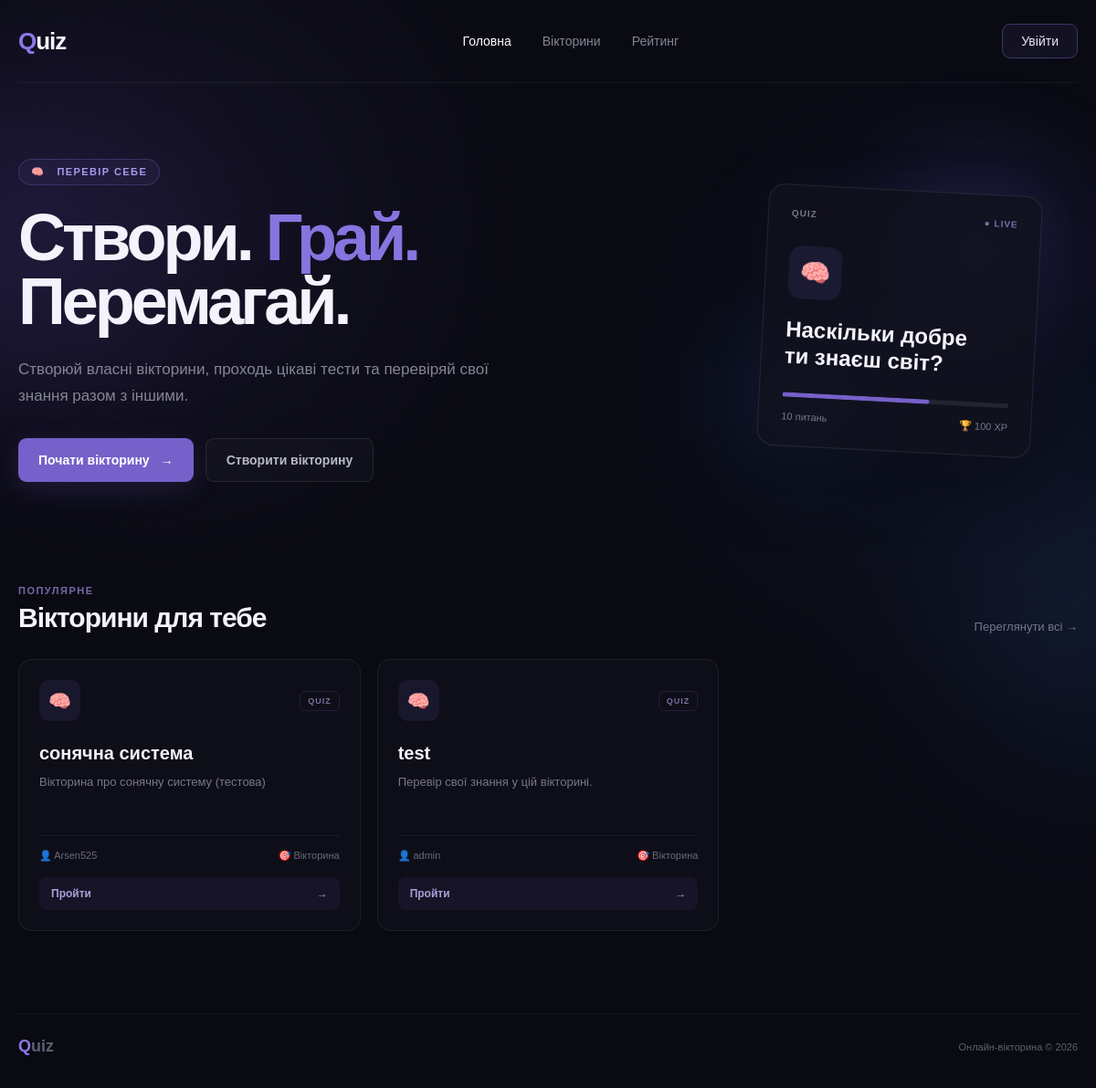
Screenshot of /quizzes/ with the database file from the repository.
### quiz/models.py (models this page shows, shortened)
class Quiz(models.Model):
    title = models.CharField(max_length=200)
    description = models.TextField(blank=True)
    author = models.ForeignKey(
        User,
        on_delete=models.CASCADE,
        related_name='quizzes'
    )
    invitation_code = models.CharField(max_length=20, unique=True)
    created_at = models.DateTimeField(auto_now_add=True)

### quiz/views.py (the view)
# urls.py: path('quizzes/', all_quizzes, name='all_quizzes'),
def all_quizzes(request):
    quizzes = Quiz.objects.all().order_by('-created_at')
    return render(request, 'quiz_list.html', {
        'quizzes': quizzes
    })

### templates/quiz_list.html (shortened to what this page needs)
{% extends 'base.html' %}
{% block content %}
<header class="navbar">
    <a href="/" class="logo">
        <span>Q</span>uiz
    </a>
    <nav>
        <a href="/" class="active">Головна</a>
        <a href="{% url 'all_quizzes' %}">Вікторини</a>
        <a href="#">Рейтинг</a>
    </nav>
    {% if user.is_authenticated %}
    <div class="profile-menu">
        <button class="profile-button" type="button">
            <span class="profile-icon">👤</span>
            <span>{{ user.username }}</span>
            <span class="profile-arrow">⌄</span>
        </button>
        <div class="profile-dropdown">
        <a href="{% url 'profile' %}">
            👤 Мій профіль
        </a>
        <a href="{% url 'my_quizzes' %}">
            🧠 Мої вікторини
        </a>
        <a href="{% url 'profile_settings' %}">
            ⚙️ Налаштування
        </a>>
        <div class="profile-divider"></div>
        <form method="POST" action="{% url 'logout' %}">
            {% csrf_token %}
            <button type="submit" class="profile-logout">
                🚪 Вийти
            </button>
        </form>
    </div>
{% else %}
    <a href="{% url 'login' %}" class="login-btn">Увійти</a>
{% endif %}
</header>
<main>
    <section class="hero">
        <div class="hero-content">
            <div class="badge">
                🧠 &nbsp; ПЕРЕВІР СЕБЕ
            </div>
            <h1>
                Створи.
                <span>Грай.</span>
                Перемагай.
            </h1>
            <p>
                Створюй власні вікторини, проходь цікаві тести
                та перевіряй свої знання разом з іншими.
            </p>
            <div class="hero-buttons">
                <a href="#" class="main-btn">
                    Почати вікторину
                    <span>→</span>
                </a>
                <a href="{% url 'create_quiz' %}" class="secondary-btn">
                    Створити вікторину
                </a>
            </div>
        </div>
        <div class="hero-decoration">
            <div class="glow glow-one"></div>
            <div class="glow glow-two"></div>
            <div class="quiz-preview">
                <div class="preview-top">
                    <span>QUIZ</span>
                    <span>● LIVE</span>
                </div>
                <div class="preview-icon">
                    🧠
                </div>
                <h3>
                    Наскільки добре<br>
                    ти знаєш світ?
                </h3>
                <div class="preview-progress">
                    <span></span>
                </div>
                <div class="preview-info">
                    <span>10 питань</span>
                    <span>🏆 100 XP</span>
                </div>
            </div>
        </div>
    </section>
    <section class="quiz-section">
        <div class="section-header">
            <div>
                <p class="section-label">
                    ПОПУЛЯРНЕ
                </p>
                <h2>
                    Вікторини для тебе
                </h2>
            </div>
            <a href="#" class="all-link">
                Переглянути всі →
            </a>
        </div>
        <div class="quiz-grid">
            {% for quiz in quizzes %}
            <article class="quiz-card">
                <div class="quiz-card-top">
                    <div class="quiz-icon">
                        🧠
                    </div>
                    <span class="quiz-badge">
                        QUIZ
                    </span>
                </div>
                <h3>
                    {{ quiz.title }}
                </h3>
                <p>
                    {{ quiz.description|default:"Перевір свої знання у цій вікторині." }}
                </p>
                <div class="quiz-info">
                    <span>
                        👤 {{ quiz.author.username }}
                    </span>
                    <span>
                        🎯 Вікторина
                    </span>
                </div>
                <a href="#" class="play-btn">
                    Пройти
                    <span>→</span>
                </a>
            </article>
            {% endfor %}
        </div>
    </section>
</main>
<footer>
    <div class="footer-logo">
        <span>Q</span>uiz
    </div>
    <p>
        Онлайн-вікторина © 2026
    </p>
</footer>
{% endblock %}

### rows the page displays
Quiz: title "сонячна система", description "Вікторина про сонячну систему (тестова)", author.username "Arsen525"
Quiz: title "test", description "Перевір свої знання у цій вікторині.", author.username "admin"
